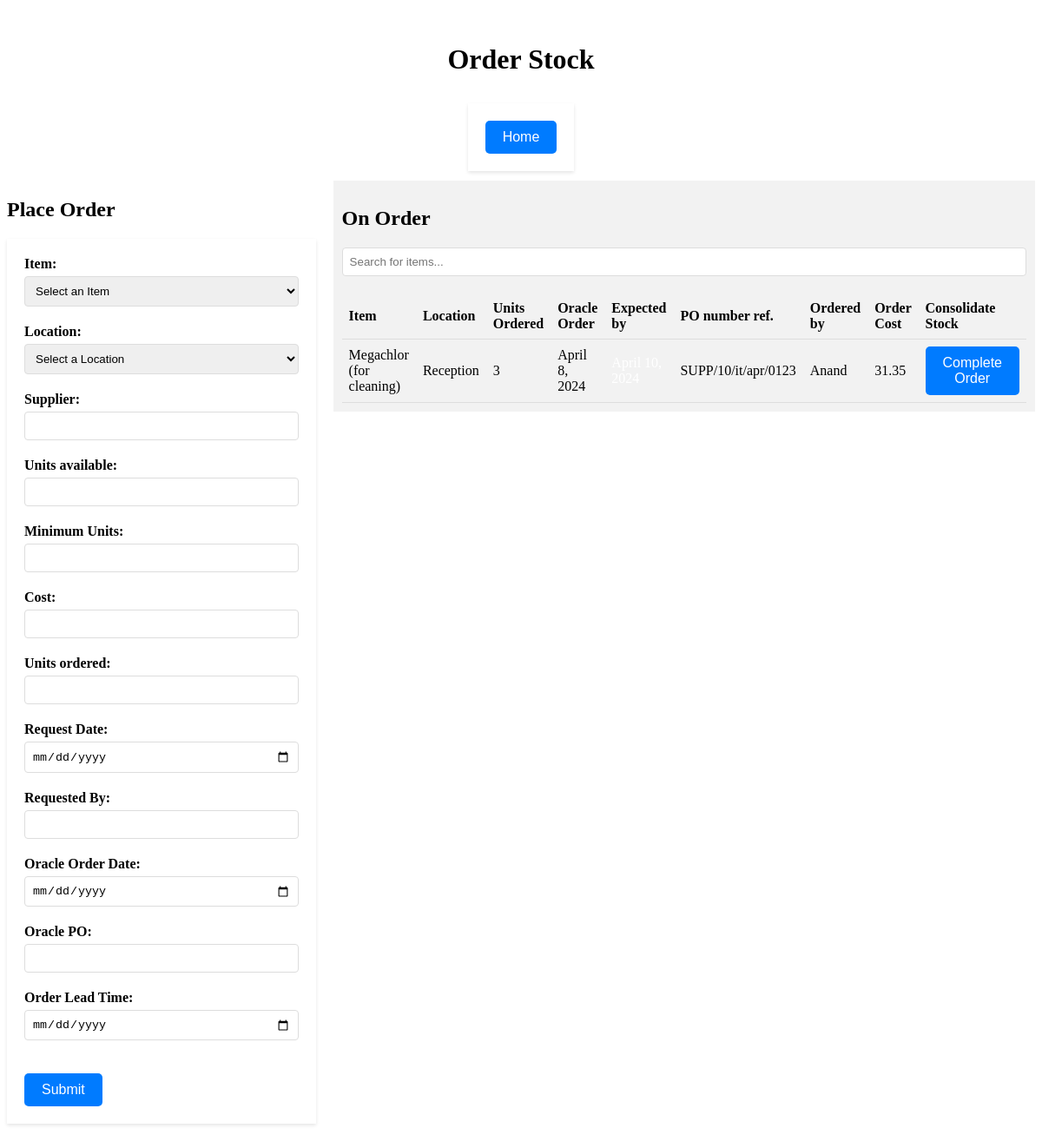
The page /order/ on the database its author committed.
### inventory_app/models.py (models this page shows, shortened)
class OrderItem(models.Model):
    item = models.ForeignKey(InventoryItem, on_delete=models.CASCADE, related_name='order_items')
    location = models.ForeignKey(Location, on_delete=models.SET_NULL, null=True, blank=True, related_name='order_locations')
    supplier = models.CharField(max_length=255)
    on_order = models.IntegerField(default=0)
    quantity_per_unit = models.CharField(max_length=100)  # Assuming this is a descriptive field
    unit = models.IntegerField()
    minimum_unit = models.IntegerField()
    cost = models.DecimalField(max_digits=10, decimal_places=2)
    request_date = models.DateField()
    requested_by = models.CharField(max_length=255)
    oracle_order_date = models.DateField()
    oracle_po = models.CharField(max_length=255)
    order_lead_time = models.DateField()
    completed = models.BooleanField(default=False)

class InventoryItem(models.Model):
    item = models.CharField(max_length=255)
    location = models.ForeignKey(Location, on_delete=models.CASCADE, related_name='inventory_items')
    supplier = models.CharField(max_length=255)
    quantity_per_unit = models.CharField(max_length=100)  # Assuming this is a descriptive field
    unit = models.IntegerField()
    minimum_unit = models.IntegerField()
    cost = models.DecimalField(max_digits=10, decimal_places=2)
    supplier_link = models.CharField(max_length=255)
    def __str__(self):
        return self.item

class Location(models.Model):
    name = models.CharField(max_length=255,  default='Stores')  # A descriptive name for the location
    def __str__(self):
        return self.name

### inventory_app/views.py (the view)
# urls.py: path('order/', views.order, name='order'),
def order(request):
    items = InventoryItem.objects.all().order_by('item')
    orders = OrderItem.objects.all().order_by('item')
    return render(request, 'inventory_app/order.html', {'items': items, 'orders':orders})

### inventory_app/templatetags/order_tags.py (called while the page is built)
@register.filter(name='multiply')
def multiply(value, arg):
    return value * arg

### inventory_app/templates/inventory_app/order.html (shortened to what this page needs)
{% load static %}
{% load order_tags %}
<!DOCTYPE html>
<html lang="en">
<head>
    <link rel="stylesheet" href="{% static 'inventory_app/css/admin.css' %}">
</head>
<body>
    <h1>Order Stock</h1>
    <div class="button-container">
        <form action="/" method="get">
          <button type="submit">Home</button>
        </form>
    </div>
    <div class="container">
        <div class="left">
            <h2>Place Order</h2>
        <form id="itemForm" method="POST" action="{% url 'order_view' %}">
        <label for="item_select">Item:</label>
        <select id="item_select" name="item">
            <option value="">Select an Item</option>
        </select>
        <label for="location_select">Location:</label>
        <select id="location_select" name="location">
            <option value="">Select a Location</option>
        </select>
        <label for="supplier">Supplier:</label>
        <input type="text" id="supplier" name="supplier" readonly>
        <label for="units">Units available:</label>
        <input type="text" id="units" name="units" readonly>
        <label for="minimum_units">Minimum Units:</label>
        <input type="text" id="minimum_units" name="minimum_units" readonly>
        <label for="cost">Cost:</label>
        <input type="text" id="cost" name="cost" readonly>
        <label for="id_unit_ord">Units ordered:</label>
        <input type="text" id="id_unit_ord" name="unit_ord">
        <label for="id_request_date">Request Date:</label>
        <input type="date" id="id_request_date" name="request_date">
        <label for="id_requested_by">Requested By:</label>
        <input type="text" id="id_requested_by" name="requested_by">
        <label for="id_oracle_order_date">Oracle Order Date:</label>
        <input type="date" id="id_oracle_order_date" name="oracle_order_date">
        <label for="id_oracle_po">Oracle PO:</label>
        <input type="text" id="id_oracle_po" name="oracle_po">
        <label for="id_order_lead_time">Order Lead Time:</label>
        <input type="date" id="id_order_lead_time" name="order_lead_time">
        <br><br>
        <button type="submit">Submit</button>
    </form>
</div>
<div class="right">
    <div class="tile">
      <h2>On Order</h2>
      <input type="text" id="searchInput" onkeyup="filterBySecondColumn()" placeholder="Search for items...">
      <table id="stock_table">
        <thead>
          <tr>
            <th>Item</th>
            <th>Location</th>
            <th>Units Ordered</th>
            <th>Oracle Order</th>
            <th>Expected by</th>
            <th>PO number ref.</th>
            <th>Ordered by</th>
            <th>Order Cost</th>
            <th>Consolidate Stock</th>
          </tr>
        </thead>
        <tbody>
          {% for item in orders %}
            {% if not item.completed %}
              <tr>
                  <td>{{ item.item }}</td>
                  <td>{{ item.location }}</td>
                  <td>{{ item.on_order }}</td>
                  <td>{{ item.oracle_order_date }}</td>
                  <td>{{ item.order_lead_time }}</td>
                  <td>{{ item.oracle_po }}</td>
                  <td>{{ item.requested_by }}</td>
                  <td>{{ item.on_order|multiply:item.cost }}</td>
                  <td><button type="button" onclick="completeOrder(this)" data-order-id="{{ item.id }}">Complete Order</button></td>
              </tr>
              {% endif %}
          {% endfor %}
      </tbody>
      </table>
    </div>
  </div>
    </div>
</body>
</html>

### inventory_app/static/inventory_app/css/admin.css (style rules this page uses)
.container { display: flex; }
.left { flex: 1; margin-right: 20px; }
.right { flex: 1; }
.tile { background-color: #f2f2f2; padding: 10px; margin-bottom: 20px; }
table { width: 100%; border-collapse: collapse; }
th, td { padding: 8px; text-align: left; border-bottom: 1px solid #ddd; }
.button-container { display: flex; justify-content: center; align-items: center; height: 100px; }
.button-container form { margin: 0 10px; }
h1 { text-align: center; margin-top: 50px; }
button { padding: 10px 20px; border: none; border-radius: 5px; background-color: #007bff; color: white; font-size: 16px; cursor: pointer; transition: background-color 0.3s ease; }
form { background: #fff; padding: 20px; box-shadow: 0 2px 4px rgba(0, 0, 0, 0.1); max-width: 500px; margin: 20px auto; }
label { display: block; margin-bottom: 5px; font-weight: bold; }
input[type="text"], input[type="datetime-local"], input[type="date"], select { width: 100%; padding: 8px; margin-bottom: 20px; border: 1px solid #ddd; border-radius: 4px; box-sizing: border-box; }

### inventory_app/templates/inventory_app/order.html (style rules this page uses)
.blinkingRed { animation: blinker 1s linear infinite; color: white; }

### rows shown on the page
OrderItem: item "Megachlor (for cleaning)", location "Reception", on_order "3", oracle_order_date "April 8, 2024", oracle_po "SUPP/10/it/apr/0123", requested_by "Anand", on_order|multiply "31.35"
